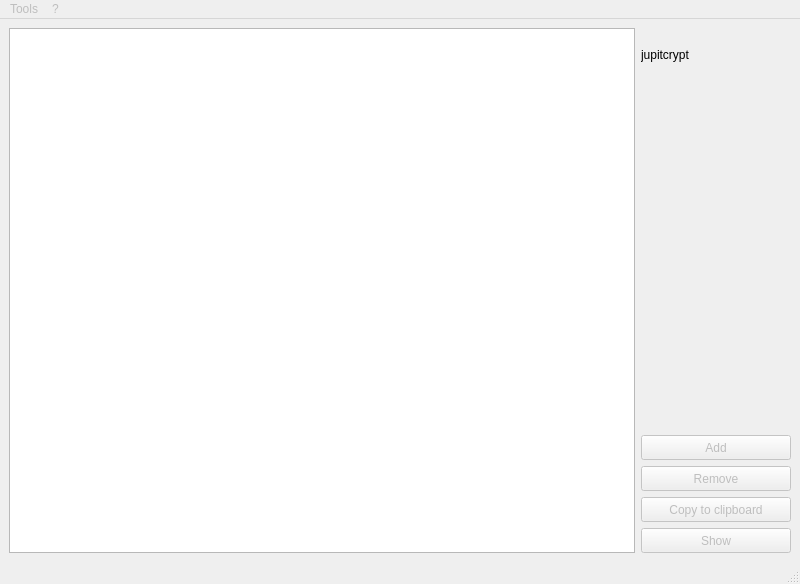
<?xml version="1.0" encoding="UTF-8"?>
<ui version="4.0">
 <class>jupitcrypt</class>
 <widget class="QMainWindow" name="jupitcrypt">
  <property name="geometry">
   <rect>
    <x>0</x>
    <y>0</y>
    <width>800</width>
    <height>584</height>
   </rect>
  </property>
  <property name="windowTitle">
   <string notr="true">jupitcrypt</string>
  </property>
  <property name="whatsThis">
   <string extracomment="  This file is part of jupitcrypt. (https://github.com/radioburst/jupitcrypt)   Copyright (c) 2021 Andreas Dorrer.      jupitcrypt is free software: you can redistribute it and/or modify     it under the terms of the GNU General Public License as published by     the Free Software Foundation, version 3.     jupitcrypt is distributed in the hope that it will be useful, but    WITHOUT ANY WARRANTY; without even the implied warranty of    MERCHANTABILITY or FITNESS FOR A PARTICULAR PURPOSE. See the GNU    General Public License for more details.     You should have received a copy of the GNU General Public License    along with jupitcrypt. If not, see (http://www.gnu.org/licenses/)"/>
  </property>
  <widget class="QWidget" name="centralwidget">
   <layout class="QGridLayout" name="gridLayout">
    <item row="0" column="1">
     <widget class="QLabel" name="lbl_Icon">
      <property name="text">
       <string notr="true"/>
      </property>
      <property name="pixmap">
       <pixmap resource="jupitcrypt.qrc">:/resources/images/jupiter64x64.png</pixmap>
      </property>
     </widget>
    </item>
    <item row="2" column="1">
     <spacer name="verticalSpacer">
      <property name="orientation">
       <enum>Qt::Vertical</enum>
      </property>
      <property name="sizeHint" stdset="0">
       <size>
        <width>20</width>
        <height>40</height>
       </size>
      </property>
     </spacer>
    </item>
    <item row="1" column="1">
     <widget class="QLabel" name="lbl_info">
      <property name="text">
       <string notr="true">jupitcrypt</string>
      </property>
     </widget>
    </item>
    <item row="5" column="1" alignment="Qt::AlignBottom">
     <widget class="QPushButton" name="pb_Remove">
      <property name="enabled">
       <bool>false</bool>
      </property>
      <property name="minimumSize">
       <size>
        <width>0</width>
        <height>25</height>
       </size>
      </property>
      <property name="text">
       <string>Remove</string>
      </property>
     </widget>
    </item>
    <item row="6" column="1" alignment="Qt::AlignBottom">
     <widget class="QPushButton" name="pb_Copy">
      <property name="enabled">
       <bool>false</bool>
      </property>
      <property name="minimumSize">
       <size>
        <width>0</width>
        <height>25</height>
       </size>
      </property>
      <property name="text">
       <string>Copy to clipboard</string>
      </property>
     </widget>
    </item>
    <item row="7" column="1">
     <widget class="QPushButton" name="pb_Show">
      <property name="enabled">
       <bool>false</bool>
      </property>
      <property name="minimumSize">
       <size>
        <width>0</width>
        <height>25</height>
       </size>
      </property>
      <property name="text">
       <string>Show</string>
      </property>
     </widget>
    </item>
    <item row="4" column="1" alignment="Qt::AlignBottom">
     <widget class="QPushButton" name="pb_Add">
      <property name="enabled">
       <bool>false</bool>
      </property>
      <property name="minimumSize">
       <size>
        <width>150</width>
        <height>25</height>
       </size>
      </property>
      <property name="text">
       <string>Add</string>
      </property>
     </widget>
    </item>
    <item row="3" column="1">
     <widget class="QLabel" name="lbl_syncInfo">
      <property name="text">
       <string/>
      </property>
     </widget>
    </item>
    <item row="0" column="0" rowspan="8">
     <widget class="QListWidget" name="mainList"/>
    </item>
   </layout>
  </widget>
  <widget class="QMenuBar" name="menubar">
   <property name="enabled">
    <bool>false</bool>
   </property>
   <property name="geometry">
    <rect>
     <x>0</x>
     <y>0</y>
     <width>800</width>
     <height>20</height>
    </rect>
   </property>
   <widget class="QMenu" name="menuSettings">
    <property name="title">
     <string>Tools</string>
    </property>
    <addaction name="actionSettings"/>
   </widget>
   <widget class="QMenu" name="menuAbout">
    <property name="title">
     <string>?</string>
    </property>
    <addaction name="actionAbout"/>
   </widget>
   <addaction name="menuSettings"/>
   <addaction name="menuAbout"/>
  </widget>
  <widget class="QStatusBar" name="statusbar"/>
  <action name="actionSettings">
   <property name="text">
    <string>Settings</string>
   </property>
  </action>
  <action name="actionGoogle_Drive">
   <property name="text">
    <string>Google Drive</string>
   </property>
  </action>
  <action name="actionAbout">
   <property name="text">
    <string>About...</string>
   </property>
  </action>
 </widget>
 <resources>
  <include location="jupitcrypt.qrc"/>
 </resources>
 <connections/>
</ui>
